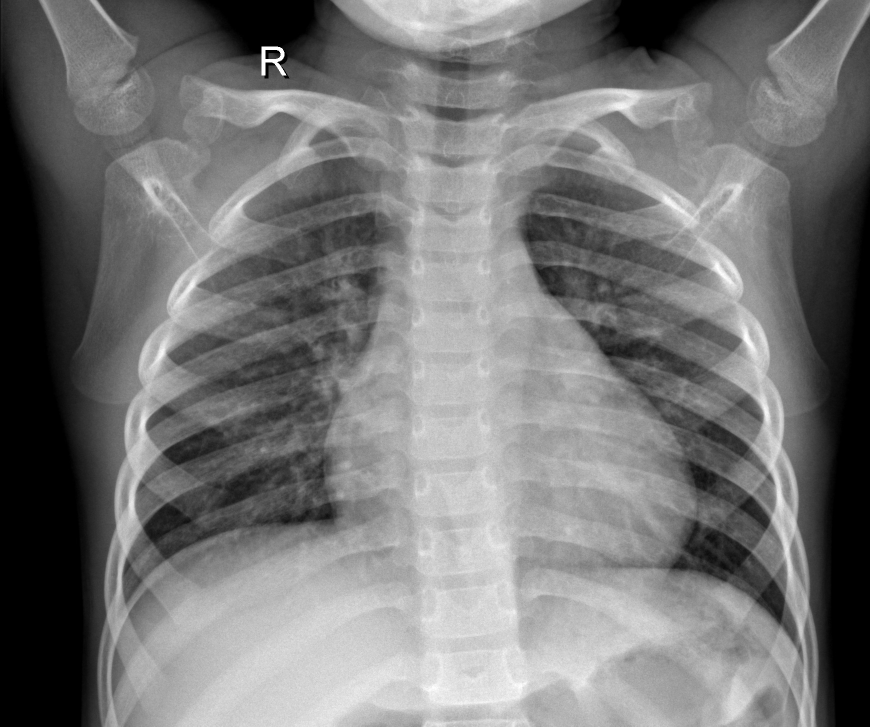
#> input picture EdgeDetection/Normal_02.jpeg, 1740 x 1453 px, given in place of covid-19_01.png, which was not available (shown at 1/2 size)
$ python ceedCannyModels.py
#> lines starting #> are read from the running program, lines starting #| are printed output that depends on the picture; pictures that were not available may be replaced by others from this repository, and a replacement may not be noted
import cv2
import numpy as np


def util_function(filename):

#> called with filename = 'covid-19_01.png'
	original_image = cv2.imread(filename)
#> original_image is the input picture: shape (1453, 1740, 3); min 0, max 255, mean 118.1

	original_image = cv2.resize(original_image, (500,600))
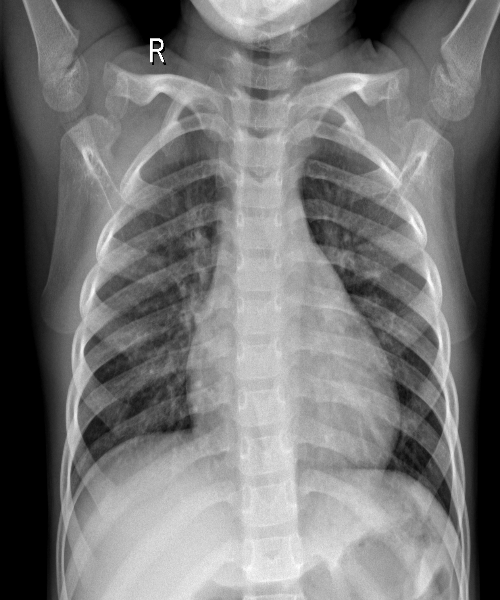
#> original_image: shape (600, 500, 3); min 0, max 255, mean 118

	gaussian_blur_image = cv2.GaussianBlur(original_image, (5, 5), 0)

	sigma = 1

	median = np.median(gaussian_blur_image)
#> median = 124
	lower = int(max(0,(1.0-sigma)*median))
#> lower = 0
	upper = int(max(0,(1.0+sigma)*median))
#> upper = 248

	auto_canny = cv2.Canny(gaussian_blur_image, 10, 100)
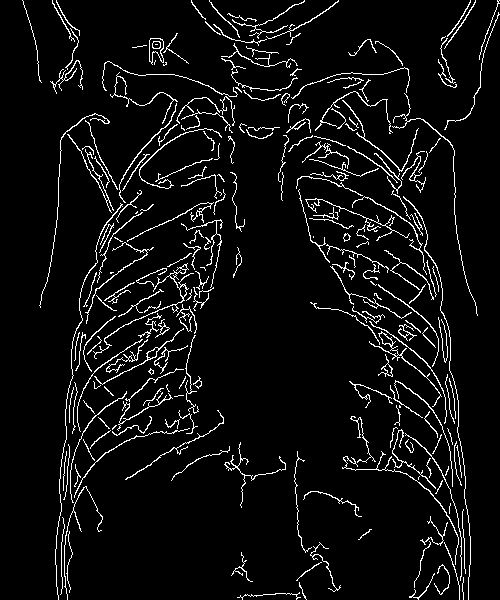
#> auto_canny: shape (600, 500); 5.9% white in thin lines or dots


	cv2.imshow(f"Original Image {filename}", original_image)
	cv2.imshow(f"GaussianBlur Image {filename}", gaussian_blur_image)
	cv2.imshow(f"Canny Image {filename}", auto_canny)

	cv2.imwrite(f"canny_{filename}", auto_canny)

filenames = ["covid-19_01.png","Normal_01.jpeg"]

for filename in filenames:
	util_function(filename)
#> pass 2 of the loop `for filename in filenames:`:
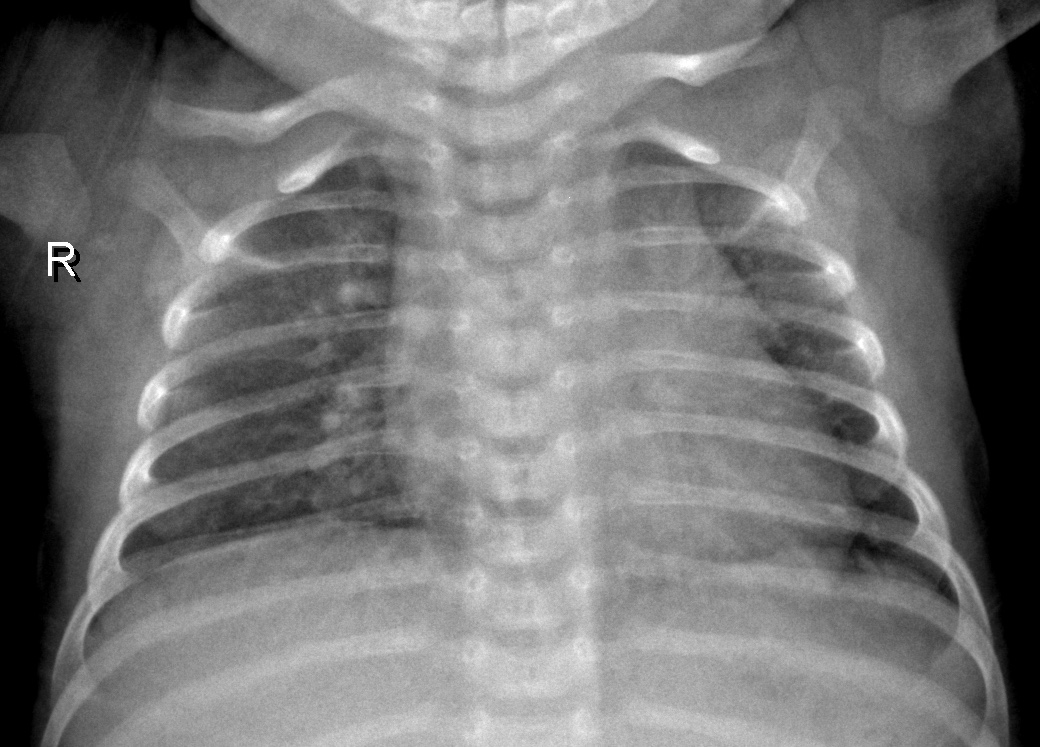
#> input picture EdgeDetection/Normal_01.jpeg, 1040 x 747 px
#> in util_function, original_image is the input picture: shape (747, 1040, 3); min 0, max 255, mean 117.3
#> in util_function (call 2), `original_image = cv2.resize(original_image, (500,600))`:
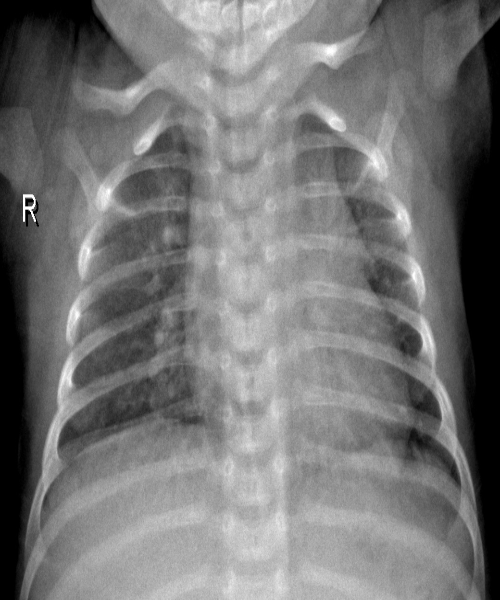
#> original_image: shape (600, 500, 3); min 0, max 255, mean 117.2
#> median = 126
#> upper = 252
#> in util_function (call 2), `auto_canny = cv2.Canny(gaussian_blur_image, 10, 100)`:
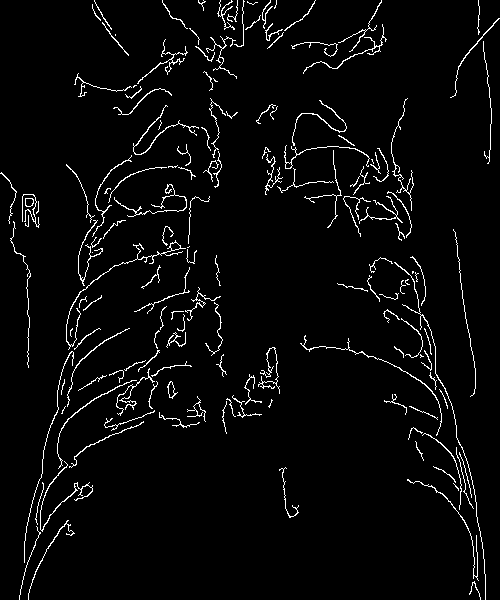
#> auto_canny: shape (600, 500); 3.6% white in thin lines or dots

cv2.waitKey(0)
cv2.destroyAllWindows()
